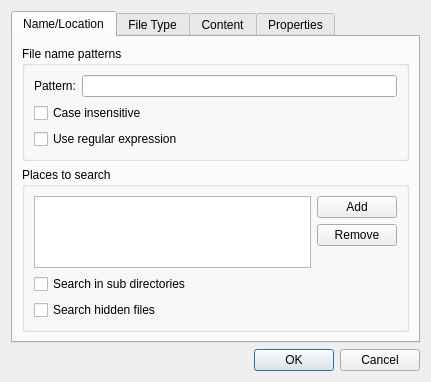
<?xml version="1.0" encoding="UTF-8"?>
<ui version="4.0">
 <class>FindFilesDialog</class>
 <widget class="QDialog" name="FindFilesDialog">
  <property name="geometry">
   <rect>
    <x>0</x>
    <y>0</y>
    <width>431</width>
    <height>359</height>
   </rect>
  </property>
  <property name="windowTitle">
   <string>Find Files</string>
  </property>
  <layout class="QVBoxLayout" name="verticalLayout">
   <item>
    <widget class="QTabWidget" name="tabWidget">
     <property name="currentIndex">
      <number>0</number>
     </property>
     <widget class="QWidget" name="tab">
      <attribute name="title">
       <string>Name/Location</string>
      </attribute>
      <layout class="QVBoxLayout" name="verticalLayout_4">
       <item>
        <widget class="QGroupBox" name="groupBox">
         <property name="title">
          <string>File name patterns</string>
         </property>
         <layout class="QFormLayout" name="formLayout">
          <item row="0" column="0">
           <widget class="QLabel" name="label">
            <property name="text">
             <string>Pattern:</string>
            </property>
           </widget>
          </item>
          <item row="0" column="1">
           <widget class="QLineEdit" name="lineEdit"/>
          </item>
          <item row="1" column="0" colspan="2">
           <widget class="QCheckBox" name="checkBox">
            <property name="text">
             <string>Case insensitive</string>
            </property>
           </widget>
          </item>
          <item row="2" column="0" colspan="2">
           <widget class="QCheckBox" name="checkBox_2">
            <property name="text">
             <string>Use regular expression</string>
            </property>
           </widget>
          </item>
         </layout>
        </widget>
       </item>
       <item>
        <widget class="QGroupBox" name="groupBox_2">
         <property name="title">
          <string>Places to search</string>
         </property>
         <layout class="QVBoxLayout" name="verticalLayout_3">
          <item>
           <layout class="QHBoxLayout" name="horizontalLayout">
            <item>
             <widget class="QListWidget" name="listWidget"/>
            </item>
            <item>
             <layout class="QVBoxLayout" name="verticalLayout_2">
              <item>
               <widget class="QPushButton" name="pushButton">
                <property name="text">
                 <string>Add</string>
                </property>
                <property name="icon">
                 <iconset theme="list-add"/>
                </property>
               </widget>
              </item>
              <item>
               <widget class="QPushButton" name="pushButton_2">
                <property name="text">
                 <string>Remove</string>
                </property>
                <property name="icon">
                 <iconset theme="list-remove"/>
                </property>
               </widget>
              </item>
              <item>
               <spacer name="verticalSpacer">
                <property name="orientation">
                 <enum>Qt::Vertical</enum>
                </property>
                <property name="sizeHint" stdset="0">
                 <size>
                  <width>20</width>
                  <height>40</height>
                 </size>
                </property>
               </spacer>
              </item>
             </layout>
            </item>
           </layout>
          </item>
          <item>
           <widget class="QCheckBox" name="checkBox_3">
            <property name="text">
             <string>Search in sub directories</string>
            </property>
           </widget>
          </item>
          <item>
           <widget class="QCheckBox" name="checkBox_4">
            <property name="text">
             <string>Search hidden files</string>
            </property>
           </widget>
          </item>
         </layout>
        </widget>
       </item>
      </layout>
      <zorder>buttonBox</zorder>
      <zorder>groupBox</zorder>
      <zorder>groupBox_2</zorder>
     </widget>
     <widget class="QWidget" name="tab_2">
      <attribute name="title">
       <string>File Type</string>
      </attribute>
      <layout class="QVBoxLayout" name="verticalLayout_6">
       <item>
        <widget class="QGroupBox" name="groupBox_3">
         <property name="title">
          <string>File Type</string>
         </property>
         <layout class="QVBoxLayout" name="verticalLayout_5">
          <item>
           <widget class="QLabel" name="label_2">
            <property name="text">
             <string>Only search for files of following types:</string>
            </property>
           </widget>
          </item>
          <item>
           <widget class="QCheckBox" name="checkBox_5">
            <property name="text">
             <string>Text files</string>
            </property>
           </widget>
          </item>
          <item>
           <widget class="QCheckBox" name="checkBox_6">
            <property name="text">
             <string>Image files</string>
            </property>
           </widget>
          </item>
          <item>
           <widget class="QCheckBox" name="checkBox_7">
            <property name="text">
             <string>Audio files</string>
            </property>
           </widget>
          </item>
          <item>
           <widget class="QCheckBox" name="checkBox_8">
            <property name="text">
             <string>Video files</string>
            </property>
           </widget>
          </item>
          <item>
           <widget class="QCheckBox" name="checkBox_9">
            <property name="text">
             <string>Documents</string>
            </property>
           </widget>
          </item>
         </layout>
        </widget>
       </item>
       <item>
        <spacer name="verticalSpacer_2">
         <property name="orientation">
          <enum>Qt::Vertical</enum>
         </property>
         <property name="sizeHint" stdset="0">
          <size>
           <width>20</width>
           <height>40</height>
          </size>
         </property>
        </spacer>
       </item>
      </layout>
     </widget>
     <widget class="QWidget" name="tab_4">
      <attribute name="title">
       <string>Content</string>
      </attribute>
      <layout class="QVBoxLayout" name="verticalLayout_8">
       <item>
        <widget class="QGroupBox" name="groupBox_4">
         <property name="title">
          <string>File contains</string>
         </property>
         <layout class="QVBoxLayout" name="verticalLayout_7">
          <item>
           <widget class="QLineEdit" name="lineEdit_2"/>
          </item>
          <item>
           <widget class="QCheckBox" name="checkBox_10">
            <property name="text">
             <string>Case insensitive</string>
            </property>
           </widget>
          </item>
          <item>
           <widget class="QCheckBox" name="checkBox_11">
            <property name="text">
             <string>Use regular expression</string>
            </property>
           </widget>
          </item>
         </layout>
        </widget>
       </item>
       <item>
        <spacer name="verticalSpacer_3">
         <property name="orientation">
          <enum>Qt::Vertical</enum>
         </property>
         <property name="sizeHint" stdset="0">
          <size>
           <width>20</width>
           <height>40</height>
          </size>
         </property>
        </spacer>
       </item>
      </layout>
     </widget>
     <widget class="QWidget" name="tab_3">
      <attribute name="title">
       <string>Properties</string>
      </attribute>
      <layout class="QVBoxLayout" name="verticalLayout_9">
       <item>
        <widget class="QGroupBox" name="groupBox_5">
         <property name="title">
          <string>File Size</string>
         </property>
         <layout class="QGridLayout" name="gridLayout">
          <item row="0" column="0">
           <widget class="QCheckBox" name="checkBox_12">
            <property name="text">
             <string>Bigger than:</string>
            </property>
           </widget>
          </item>
          <item row="0" column="1">
           <widget class="QSpinBox" name="spinBox">
            <property name="enabled">
             <bool>false</bool>
            </property>
           </widget>
          </item>
          <item row="0" column="2">
           <widget class="QComboBox" name="comboBox">
            <property name="enabled">
             <bool>false</bool>
            </property>
           </widget>
          </item>
          <item row="1" column="0">
           <widget class="QCheckBox" name="checkBox_13">
            <property name="text">
             <string>Smaller than:</string>
            </property>
           </widget>
          </item>
          <item row="1" column="1">
           <widget class="QSpinBox" name="spinBox_2">
            <property name="enabled">
             <bool>false</bool>
            </property>
           </widget>
          </item>
          <item row="1" column="2">
           <widget class="QComboBox" name="comboBox_2">
            <property name="enabled">
             <bool>false</bool>
            </property>
           </widget>
          </item>
         </layout>
        </widget>
       </item>
       <item>
        <widget class="QGroupBox" name="groupBox_6">
         <property name="title">
          <string>Last Modified Time</string>
         </property>
         <layout class="QGridLayout" name="gridLayout_2">
          <item row="0" column="0">
           <widget class="QCheckBox" name="checkBox_14">
            <property name="text">
             <string>Earlier than:</string>
            </property>
           </widget>
          </item>
          <item row="1" column="0">
           <widget class="QCheckBox" name="checkBox_15">
            <property name="text">
             <string>Later than:</string>
            </property>
           </widget>
          </item>
          <item row="1" column="1">
           <widget class="QDateTimeEdit" name="dateTimeEdit_2">
            <property name="enabled">
             <bool>false</bool>
            </property>
            <property name="calendarPopup">
             <bool>true</bool>
            </property>
           </widget>
          </item>
          <item row="0" column="1">
           <widget class="QDateTimeEdit" name="dateTimeEdit">
            <property name="enabled">
             <bool>false</bool>
            </property>
            <property name="calendarPopup">
             <bool>true</bool>
            </property>
           </widget>
          </item>
         </layout>
        </widget>
       </item>
       <item>
        <spacer name="verticalSpacer_4">
         <property name="orientation">
          <enum>Qt::Vertical</enum>
         </property>
         <property name="sizeHint" stdset="0">
          <size>
           <width>20</width>
           <height>40</height>
          </size>
         </property>
        </spacer>
       </item>
      </layout>
     </widget>
    </widget>
   </item>
   <item>
    <widget class="QDialogButtonBox" name="buttonBox">
     <property name="orientation">
      <enum>Qt::Horizontal</enum>
     </property>
     <property name="standardButtons">
      <set>QDialogButtonBox::Cancel|QDialogButtonBox::Ok</set>
     </property>
    </widget>
   </item>
  </layout>
 </widget>
 <resources/>
 <connections>
  <connection>
   <sender>buttonBox</sender>
   <signal>accepted()</signal>
   <receiver>FindFilesDialog</receiver>
   <slot>accept()</slot>
   <hints>
    <hint type="sourcelabel">
     <x>222</x>
     <y>344</y>
    </hint>
    <hint type="destinationlabel">
     <x>157</x>
     <y>274</y>
    </hint>
   </hints>
  </connection>
  <connection>
   <sender>buttonBox</sender>
   <signal>rejected()</signal>
   <receiver>FindFilesDialog</receiver>
   <slot>reject()</slot>
   <hints>
    <hint type="sourcelabel">
     <x>290</x>
     <y>350</y>
    </hint>
    <hint type="destinationlabel">
     <x>286</x>
     <y>274</y>
    </hint>
   </hints>
  </connection>
  <connection>
   <sender>checkBox_14</sender>
   <signal>toggled(bool)</signal>
   <receiver>dateTimeEdit</receiver>
   <slot>setEnabled(bool)</slot>
   <hints>
    <hint type="sourcelabel">
     <x>129</x>
     <y>166</y>
    </hint>
    <hint type="destinationlabel">
     <x>294</x>
     <y>170</y>
    </hint>
   </hints>
  </connection>
  <connection>
   <sender>checkBox_15</sender>
   <signal>toggled(bool)</signal>
   <receiver>dateTimeEdit_2</receiver>
   <slot>setEnabled(bool)</slot>
   <hints>
    <hint type="sourcelabel">
     <x>91</x>
     <y>188</y>
    </hint>
    <hint type="destinationlabel">
     <x>302</x>
     <y>195</y>
    </hint>
   </hints>
  </connection>
  <connection>
   <sender>checkBox_12</sender>
   <signal>toggled(bool)</signal>
   <receiver>spinBox</receiver>
   <slot>setEnabled(bool)</slot>
   <hints>
    <hint type="sourcelabel">
     <x>102</x>
     <y>73</y>
    </hint>
    <hint type="destinationlabel">
     <x>184</x>
     <y>77</y>
    </hint>
   </hints>
  </connection>
  <connection>
   <sender>checkBox_12</sender>
   <signal>toggled(bool)</signal>
   <receiver>comboBox</receiver>
   <slot>setEnabled(bool)</slot>
   <hints>
    <hint type="sourcelabel">
     <x>49</x>
     <y>72</y>
    </hint>
    <hint type="destinationlabel">
     <x>357</x>
     <y>76</y>
    </hint>
   </hints>
  </connection>
  <connection>
   <sender>checkBox_13</sender>
   <signal>toggled(bool)</signal>
   <receiver>spinBox_2</receiver>
   <slot>setEnabled(bool)</slot>
   <hints>
    <hint type="sourcelabel">
     <x>123</x>
     <y>101</y>
    </hint>
    <hint type="destinationlabel">
     <x>186</x>
     <y>104</y>
    </hint>
   </hints>
  </connection>
  <connection>
   <sender>checkBox_13</sender>
   <signal>toggled(bool)</signal>
   <receiver>comboBox_2</receiver>
   <slot>setEnabled(bool)</slot>
   <hints>
    <hint type="sourcelabel">
     <x>53</x>
     <y>98</y>
    </hint>
    <hint type="destinationlabel">
     <x>339</x>
     <y>108</y>
    </hint>
   </hints>
  </connection>
 </connections>
</ui>
